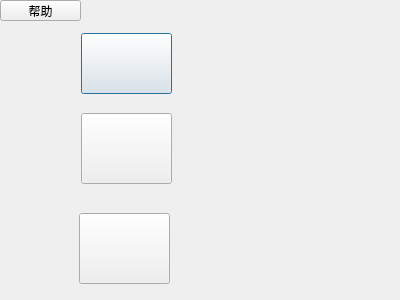
<?xml version="1.0" encoding="UTF-8"?>
<ui version="4.0">
 <class>Student</class>
 <widget class="QDialog" name="Student">
  <property name="geometry">
   <rect>
    <x>0</x>
    <y>0</y>
    <width>400</width>
    <height>300</height>
   </rect>
  </property>
  <property name="windowTitle">
   <string>Dialog</string>
  </property>
  <property name="autoFillBackground">
   <bool>false</bool>
  </property>
  <property name="styleSheet">
   <string notr="true">background-image: url(:/backgroud.png);</string>
  </property>
  <widget class="QPushButton" name="btn_search">
   <property name="geometry">
    <rect>
     <x>81</x>
     <y>33</y>
     <width>91</width>
     <height>61</height>
    </rect>
   </property>
   <property name="styleSheet">
    <string notr="true">border-image: url(:/查询.png);</string>
   </property>
   <property name="text">
    <string/>
   </property>
  </widget>
  <widget class="QPushButton" name="btn_add">
   <property name="geometry">
    <rect>
     <x>81</x>
     <y>113</y>
     <width>91</width>
     <height>71</height>
    </rect>
   </property>
   <property name="styleSheet">
    <string notr="true">border-image: url(:/添加.png);</string>
   </property>
   <property name="text">
    <string/>
   </property>
  </widget>
  <widget class="QPushButton" name="btn_delete">
   <property name="geometry">
    <rect>
     <x>79</x>
     <y>213</y>
     <width>91</width>
     <height>71</height>
    </rect>
   </property>
   <property name="styleSheet">
    <string notr="true">border-image: url(:/删除.png);</string>
   </property>
   <property name="text">
    <string/>
   </property>
  </widget>
  <widget class="QToolButton" name="btn_help">
   <property name="geometry">
    <rect>
     <x>0</x>
     <y>0</y>
     <width>81</width>
     <height>21</height>
    </rect>
   </property>
   <property name="styleSheet">
    <string notr="true"/>
   </property>
   <property name="text">
    <string>帮助</string>
   </property>
  </widget>
 </widget>
 <resources/>
 <connections/>
</ui>
